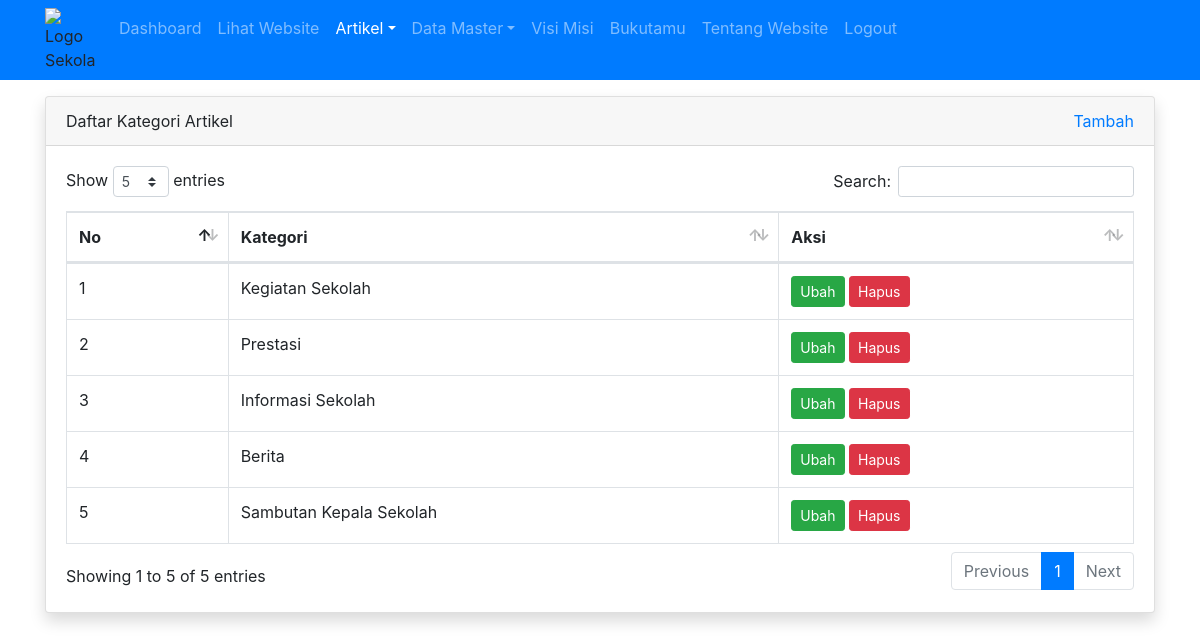
Page /admin/kategori_artikel/index.php (signed in) on the committed database.
### tables this page shows
CREATE TABLE `tbl_kategori_artikel` (
  `id` int(11) NOT NULL,
  `nama_kategori` varchar(30) DEFAULT NULL
);

### admin/kategori_artikel/index.php (the view, shortened to what this page needs)
<?php
require_once '../../koneksi.php';
$query = mysqli_query($koneksi, "SELECT * FROM tbl_kategori_artikel");
$no = 1;
?>
<!DOCTYPE html>
<html>
<head>
	<link rel="stylesheet" href="../../resources/datatables/datatables.min.css">
	<link rel="stylesheet" href="../../resources/css/bootstrap.min.css">
</head>
<body>
	<?php require_once '../navbar.php'; ?>
	<div class="container mt-3">
		<div class="row">
			<div class="col">
				<div class="card shadow">
					<div class="card-header">
						<div class="clearfix">
							<div class="float-left">
								Daftar Kategori Artikel
							</div>
							<div class="float-right">
								<a href="tambah.php">Tambah</a>
							</div>
						</div>
					</div>
					<div class="card-body">
						<table id="table_id" class="dataTable table table-bordered">
						    <thead>
						        <tr>
						            <th>No</th>
						            <th>Kategori</th>
						            <th>Aksi</th>
						        </tr>
						    </thead>
						    <tbody>
						        <?php while($row = mysqli_fetch_assoc($query)) : ?>
									<tr>
										<td><?= $no++ ?></td>
										<td><?= $row['nama_kategori'] ?></td>
										<td>
											<a href="ubah.php?id=<?= $row['id'] ?>" class="btn btn-success btn-sm">Ubah</a>
											<a href="hapus.php?id=<?= $row['id'] ?>" class="btn btn-danger btn-sm" onclick="return confirm('apakah anda yakin?')">Hapus</a>
										</td>
									</tr>
								<?php endwhile; ?>
						    </tbody>
						</table>
					</div>
				</div>
			</div>
		</div>
	</div>
</body>
</html>

### rows in the picture
tbl_kategori_artikel: nama_kategori "Kegiatan Sekolah"
tbl_kategori_artikel: nama_kategori "Prestasi"
tbl_kategori_artikel: nama_kategori "Informasi Sekolah"
tbl_kategori_artikel: nama_kategori "Berita"
tbl_kategori_artikel: nama_kategori "Sambutan Kepala Sekolah"
